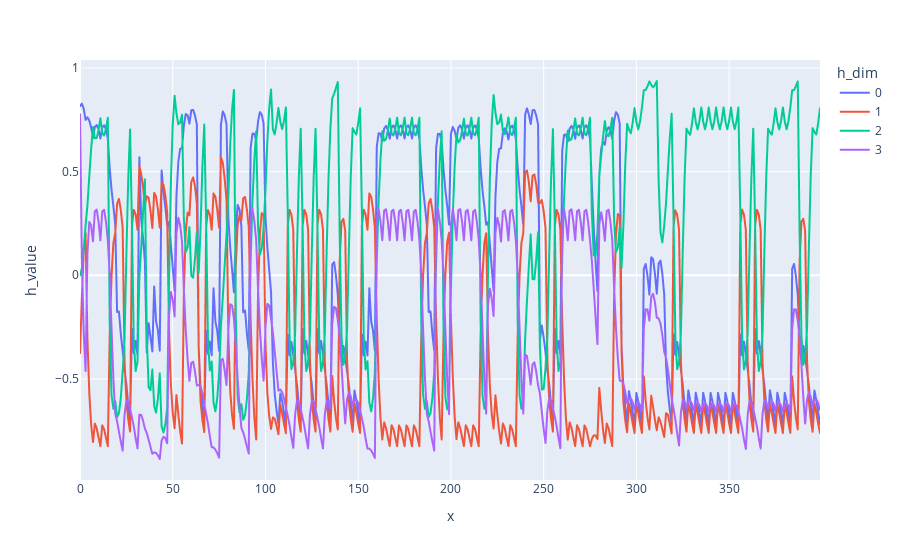
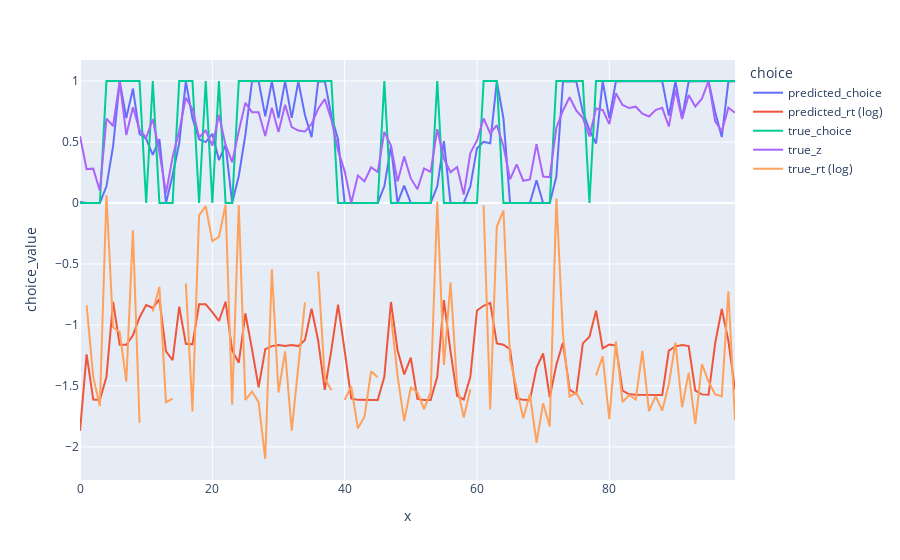

Notebook source saved alongside these figures, in order:
### Code cell
recurrence_per_trial_test = 4
hidden_size = 4
zero_padding = 0
rt_weight = 0.5
out_distribution = True
interpolate = True

cell_type = "GRU"
# best_split = best_split_losses[f'N={recurrence_per_trial_test}']["best_split"] if recurrence_per_trial_test != 1 else 0
best_split = 0
# print(f"best split for N={recurrence_per_trial_test} is {best_split}")
configs["model_specs"]["model_params"][
    "recurrence_per_trial"
] = recurrence_per_trial_test
configs["model_specs"]["model_params"]["hidden_size"] = hidden_size
configs["model_specs"]["model_params"]["pad_zeros"] = zero_padding
configs["model_specs"]["model_params"]["cell_type"] = cell_type
configs["rt_weight"] = rt_weight
configs["model_specs"]["model_params"]["trial_interpolation"] = interpolate

rtrnn_trainer_test = RTRNNTrainer(configs)
u = dataloaders_test[0]["val"].dataset.u if type(dataloaders_test) == list else dataloaders_test["val"].dataset.u
ref = dataloaders_test[0]["val"].dataset.x if type(dataloaders_test) == list else dataloaders_test["val"].dataset.x

rtrnn_trainer_test.load_model(
    configs["save_path"]
    / (f"ISNNet_{cell_type}_HS={hidden_size}_N={recurrence_per_trial_test}_ZP{zero_padding}_rtw{rt_weight}_output_hidden_16" + ("_out_dist" if out_distribution else "") + ("_interpolate" if interpolate else ""))
    / f"split_{best_split}"
    / "model.pth"
)
rtrnn_trainer_test.model.eval()
visualize_model_performance(rtrnn_trainer_test, dataloaders_test, y_raw, plot_index=0)

### Figure 1 — Plotly figure (JSON) as saved in the notebook; plotly's stock layout.template omitted (floating-point values rounded to 4 significant figures; data arrays with more than 128 entries replaced by an {"elided": "..."} marker saying what was removed)
{"data": [{"hovertemplate": "h_dim=0<br>x=%{x}<br>h_value=%{y}<extra></extra>", "legendgroup": "0", "line": {"color": "#636efa", "dash": "solid"}, "marker": {"symbol": "circle"}, "mode": "lines", "name": "0", "showlegend": true, "type": "scattergl", "x": {"elided": "400 int values"}, "xaxis": "x", "y": {"elided": "400 float values"}, "yaxis": "y"}, {"hovertemplate": "h_dim=1<br>x=%{x}<br>h_value=%{y}<extra></extra>", "legendgroup": "1", "line": {"color": "#EF553B", "dash": "solid"}, "marker": {"symbol": "circle"}, "mode": "lines", "name": "1", "showlegend": true, "type": "scattergl", "x": {"elided": "400 int values"}, "xaxis": "x", "y": {"elided": "400 float values"}, "yaxis": "y"}, {"hovertemplate": "h_dim=2<br>x=%{x}<br>h_value=%{y}<extra></extra>", "legendgroup": "2", "line": {"color": "#00cc96", "dash": "solid"}, "marker": {"symbol": "circle"}, "mode": "lines", "name": "2", "showlegend": true, "type": "scattergl", "x": {"elided": "400 int values"}, "xaxis": "x", "y": {"elided": "400 float values"}, "yaxis": "y"}, {"hovertemplate": "h_dim=3<br>x=%{x}<br>h_value=%{y}<extra></extra>", "legendgroup": "3", "line": {"color": "#ab63fa", "dash": "solid"}, "marker": {"symbol": "circle"}, "mode": "lines", "name": "3", "showlegend": true, "type": "scattergl", "x": {"elided": "400 int values"}, "xaxis": "x", "y": {"elided": "400 float values"}, "yaxis": "y"}], "layout": {"legend": {"title": {"text": "h_dim"}, "tracegroupgap": 0}, "margin": {"t": 60}, "xaxis": {"anchor": "y", "domain": [0, 1], "title": {"text": "x"}}, "yaxis": {"anchor": "x", "domain": [0, 1], "title": {"text": "h_value"}}}}

### Figure 2 — Plotly figure (JSON) as saved in the notebook; plotly's stock layout.template omitted (floating-point values rounded to 4 significant figures)
{"data": [{"hovertemplate": "choice=predicted_choice<br>x=%{x}<br>choice_value=%{y}<extra></extra>", "legendgroup": "predicted_choice", "line": {"color": "#636efa", "dash": "solid"}, "marker": {"symbol": "circle"}, "mode": "lines", "name": "predicted_choice", "orientation": "v", "showlegend": true, "type": "scatter", "x": [0, 1, 2, 3, 4, 5, 6, 7, 8, 9, 10, 11, 12, 13, 14, 15, 16, 17, 18, 19, 20, 21, 22, 23, 24, 25, 26, 27, 28, 29, 30, 31, 32, 33, 34, 35, 36, 37, 38, 39, 40, 41, 42, 43, 44, 45, 46, 47, 48, 49, 50, 51, 52, 53, 54, 55, 56, 57, 58, 59, 60, 61, 62, 63, 64, 65, 66, 67, 68, 69, 70, 71, 72, 73, 74, 75, 76, 77, 78, 79, 80, 81, 82, 83, 84, 85, 86, 87, 88, 89, 90, 91, 92, 93, 94, 95, 96, 97, 98, 99], "xaxis": "x", "y": [0.008073, 0.0003699, 0.0001214, 0.0001198, 0.1364, 0.4651, 0.9962, 0.6964, 0.9369, 0.5658, 0.5263, 0.3944, 0.5227, 0.0004161, 0.2296, 0.4918, 0.9968, 0.6937, 0.5222, 0.4987, 0.5666, 0.3518, 0.4766, 0.0004225, 0.2211, 0.5597, 0.998, 0.9986, 0.7106, 0.9964, 0.6971, 0.9964, 0.6971, 0.9964, 0.7215, 0.539, 0.9964, 0.9986, 0.7138, 0.5238, 0.0004237, 0.0001237, 0.00012, 0.0001198, 0.0001198, 0.0001198, 0.1364, 0.4651, 0.0004214, 0.1416, 0.0004355, 0.0001229, 0.0001199, 0.0001198, 0.1364, 0.5064, 0.0004169, 0.0001286, 0.0001205, 0.1365, 0.4483, 0.5015, 0.4896, 0.9962, 0.6955, 0.0004198, 0.0001239, 0.00012, 0.0001198, 0.1864, 0.0002972, 0.0001256, 0.2164, 0.9968, 0.9986, 0.9987, 0.7453, 0.5993, 0.4878, 0.9978, 0.6932, 0.9964, 0.9986, 0.9987, 0.9987, 0.9987, 0.9987, 0.9987, 0.9987, 0.7166, 0.9964, 0.6973, 0.9964, 0.9986, 0.9987, 0.9987, 0.7456, 0.5405, 0.9964, 0.9986], "yaxis": "y"}, {"hovertemplate": "choice=predicted_rt (log)<br>x=%{x}<br>choice_value=%{y}<extra></extra>", "legendgroup": "predicted_rt (log)", "line": {"color": "#EF553B", "dash": "solid"}, "marker": {"symbol": "circle"}, "mode": "lines", "name": "predicted_rt (log)", "orientation": "v", "showlegend": true, "type": "scatter", "x": [0, 1, 2, 3, 4, 5, 6, 7, 8, 9, 10, 11, 12, 13, 14, 15, 16, 17, 18, 19, 20, 21, 22, 23, 24, 25, 26, 27, 28, 29, 30, 31, 32, 33, 34, 35, 36, 37, 38, 39, 40, 41, 42, 43, 44, 45, 46, 47, 48, 49, 50, 51, 52, 53, 54, 55, 56, 57, 58, 59, 60, 61, 62, 63, 64, 65, 66, 67, 68, 69, 70, 71, 72, 73, 74, 75, 76, 77, 78, 79, 80, 81, 82, 83, 84, 85, 86, 87, 88, 89, 90, 91, 92, 93, 94, 95, 96, 97, 98, 99], "xaxis": "x", "y": [-1.868, -1.241, -1.612, -1.615, -1.425, -0.812, -1.162, -1.163, -1.084, -0.9385, -0.8365, -0.8614, -0.7888, -1.217, -1.29, -0.8502, -1.155, -1.159, -0.8311, -0.8313, -0.8946, -0.9677, -0.8098, -1.21, -1.309, -0.9063, -1.201, -1.511, -1.198, -1.174, -1.165, -1.174, -1.165, -1.174, -1.124, -0.8664, -1.13, -1.532, -1.205, -0.8331, -1.211, -1.603, -1.614, -1.615, -1.615, -1.615, -1.425, -0.812, -1.209, -1.405, -1.267, -1.607, -1.615, -1.615, -1.425, -0.7959, -1.218, -1.582, -1.612, -1.425, -0.8817, -0.843, -0.8194, -1.152, -1.162, -1.199, -1.602, -1.614, -1.615, -1.351, -1.234, -1.593, -1.327, -1.145, -1.53, -1.567, -1.151, -1.097, -0.8836, -1.193, -1.161, -1.169, -1.538, -1.569, -1.573, -1.573, -1.574, -1.574, -1.574, -1.211, -1.176, -1.165, -1.174, -1.539, -1.57, -1.573, -1.151, -0.8692, -1.13, -1.532], "yaxis": "y"}, {"hovertemplate": "choice=true_choice<br>x=%{x}<br>choice_value=%{y}<extra></extra>", "legendgroup": "true_choice", "line": {"color": "#00cc96", "dash": "solid"}, "marker": {"symbol": "circle"}, "mode": "lines", "name": "true_choice", "orientation": "v", "showlegend": true, "type": "scatter", "x": [0, 1, 2, 3, 4, 5, 6, 7, 8, 9, 10, 11, 12, 13, 14, 15, 16, 17, 18, 19, 20, 21, 22, 23, 24, 25, 26, 27, 28, 29, 30, 31, 32, 33, 34, 35, 36, 37, 38, 39, 40, 41, 42, 43, 44, 45, 46, 47, 48, 49, 50, 51, 52, 53, 54, 55, 56, 57, 58, 59, 60, 61, 62, 63, 64, 65, 66, 67, 68, 69, 70, 71, 72, 73, 74, 75, 76, 77, 78, 79, 80, 81, 82, 83, 84, 85, 86, 87, 88, 89, 90, 91, 92, 93, 94, 95, 96, 97, 98, 99], "xaxis": "x", "y": [0, 0, 0, 0, 1, 1, 1, 1, 1, 1, 0, 1, 0, 0, 0, 1, 1, 1, 0, 1, 0, 1, 0, 0, 1, 1, 1, 1, 1, 1, 1, 1, 1, 1, 1, 1, 1, 1, 1, 0, 0, 0, 0, 0, 0, 0, 1, 0, 0, 0, 0, 0, 0, 0, 1, 0, 0, 0, 0, 0, 0, 1, 1, 1, 0, 0, 0, 0, 0, 0, 0, 0, 1, 1, 1, 1, 1, 0, 1, 1, 1, 1, 1, 1, 1, 1, 1, 1, 1, 1, 1, 1, 1, 1, 1, 1, 1, 1, 1, 1], "yaxis": "y"}, {"hovertemplate": "choice=true_z<br>x=%{x}<br>choice_value=%{y}<extra></extra>", "legendgroup": "true_z", "line": {"color": "#ab63fa", "dash": "solid"}, "marker": {"symbol": "circle"}, "mode": "lines", "name": "true_z", "orientation": "v", "showlegend": true, "type": "scatter", "x": [0, 1, 2, 3, 4, 5, 6, 7, 8, 9, 10, 11, 12, 13, 14, 15, 16, 17, 18, 19, 20, 21, 22, 23, 24, 25, 26, 27, 28, 29, 30, 31, 32, 33, 34, 35, 36, 37, 38, 39, 40, 41, 42, 43, 44, 45, 46, 47, 48, 49, 50, 51, 52, 53, 54, 55, 56, 57, 58, 59, 60, 61, 62, 63, 64, 65, 66, 67, 68, 69, 70, 71, 72, 73, 74, 75, 76, 77, 78, 79, 80, 81, 82, 83, 84, 85, 86, 87, 88, 89, 90, 91, 92, 93, 94, 95, 96, 97, 98, 99], "xaxis": "x", "y": [0.5466, 0.2778, 0.2814, 0.1002, 0.6919, 0.631, 0.9976, 0.5564, 0.7849, 0.5991, 0.5346, 0.6886, 0.4171, 0.08032, 0.3762, 0.5919, 0.8634, 0.7686, 0.537, 0.5936, 0.4697, 0.7208, 0.4759, 0.3344, 0.59, 0.8219, 0.7446, 0.7442, 0.5485, 0.7807, 0.5825, 0.8048, 0.6226, 0.5938, 0.5856, 0.6486, 0.7725, 0.8526, 0.6814, 0.43, 0.2615, 0, 0.2242, 0.1771, 0.2927, 0.2541, 0.5827, 0.4707, 0.1766, 0.38, 0.2009, 0.1129, 0.2828, 0.2549, 0.6043, 0.3624, 0.253, 0.2948, 0.069, 0.4088, 0.5124, 0.6936, 0.5712, 0.6372, 0.4665, 0.1933, 0.3166, 0.1822, 0.1933, 0.4828, 0.2164, 0.2109, 0.6176, 0.7587, 0.8669, 0.7596, 0.6983, 0.5449, 0.7742, 0.763, 0.6463, 0.8995, 0.8031, 0.7782, 0.7893, 0.7328, 0.7087, 0.7619, 0.7798, 0.6267, 0.929, 0.6879, 0.8857, 0.7917, 0.855, 1, 0.6708, 0.5865, 0.7812, 0.7394], "yaxis": "y"}, {"hovertemplate": "choice=true_rt (log)<br>x=%{x}<br>choice_value=%{y}<extra></extra>", "legendgroup": "true_rt (log)", "line": {"color": "#FFA15A", "dash": "solid"}, "marker": {"symbol": "circle"}, "mode": "lines", "name": "true_rt (log)", "orientation": "v", "showlegend": true, "type": "scatter", "x": [0, 1, 2, 3, 4, 5, 6, 7, 8, 9, 10, 11, 12, 13, 14, 15, 16, 17, 18, 19, 20, 21, 22, 23, 24, 25, 26, 27, 28, 29, 30, 31, 32, 33, 34, 35, 36, 37, 38, 39, 40, 41, 42, 43, 44, 45, 46, 47, 48, 49, 50, 51, 52, 53, 54, 55, 56, 57, 58, 59, 60, 61, 62, 63, 64, 65, 66, 67, 68, 69, 70, 71, 72, 73, 74, 75, 76, 77, 78, 79, 80, 81, 82, 83, 84, 85, 86, 87, 88, 89, 90, 91, 92, 93, 94, 95, 96, 97, 98, 99], "xaxis": "x", "y": [null, -0.8402, -1.426, -1.665, 0.06294, -1.019, -1.059, -1.464, -0.2249, -1.803, null, -0.8901, -0.6875, -1.635, -1.604, null, -0.6599, -1.71, -0.1016, -0.0265, -0.313, -0.2786, -0.0139, -1.654, -0.019, -1.616, -1.546, -1.634, -2.099, -0.5448, -1.554, -1.217, -1.867, -1.333, -0.8152, null, -0.5634, -1.441, -1.535, null, -1.615, -1.504, -1.848, -1.753, -1.38, -1.428, null, -0.9221, -1.42, -1.788, -1.513, -1.552, -1.691, -1.551, 0.01039, -1.327, -0.6506, -1.502, -1.76, -1.529, null, -0.01945, -1.693, -0.1953, -0.06037, -1.28, -1.514, -1.766, -1.568, -1.966, -1.642, -1.833, 0.03603, -1.081, -1.587, -1.557, -1.654, null, -1.414, -1.258, -1.772, -1.135, -1.633, -1.575, -1.612, -1.213, -1.707, -1.583, -1.703, -1.486, -1.145, -1.675, -1.391, -1.814, -1.321, -1.464, -1.571, -1.585, -0.7237, -1.782], "yaxis": "y"}], "layout": {"legend": {"title": {"text": "choice"}, "tracegroupgap": 0}, "margin": {"t": 60}, "xaxis": {"anchor": "y", "domain": [0, 1], "title": {"text": "x"}}, "yaxis": {"anchor": "x", "domain": [0, 1], "title": {"text": "choice_value"}}}}
